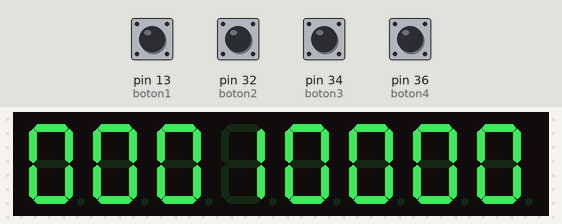
Recording of a sketch running on a simulated Arduino Mega 2560, built with avr-gcc and run on an emulated ATmega2560. Shown: 8-digit seven-segment display. Wiring (inferred from the names in the program): 8-digit 7-segment display, segments lit when HIGH: segments pin 2, pin 3, pin 4, pin 5, pin 6, pin 7, pin 8; digit selects pin 9, pin 10, pin 11, pin 12, pin 22, pin 24, pin 26, pin 28. Inputs (shaded band) come from the test bench; at power-on: pin 13 (boton1), pin 32 (boton2), pin 36 (boton4) HIGH, pin 34 (boton3) LOW. The segment pins are drawn as the display they are named for; what the sketch prints to the serial monitor is not drawn.

Above: at 1.2 s.
1.3 s: pin 13 (boton1) pulled LOW for 0.15 s
At 2.8 s:
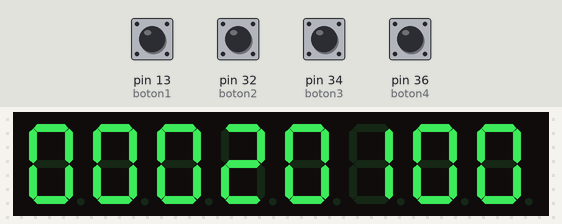
3.5 s: pin 36 (boton4) pulled LOW for 0.15 s
At 4.0 s:
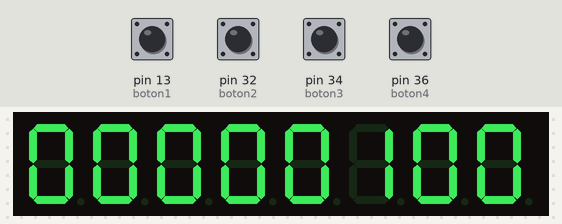
6.0 s: pin 32 (boton2) pulled LOW for 0.15 s
At 7.3 s:
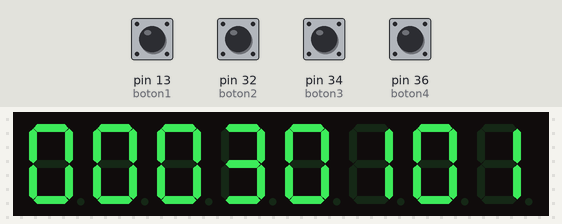
8.0 s: pin 36 (boton4) pulled LOW for 1 s
At 9.5 s:
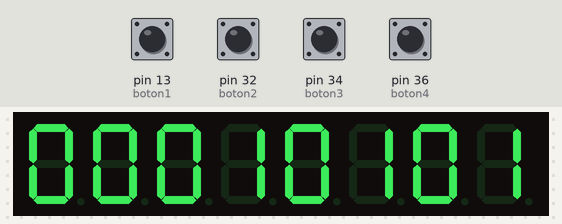
10.5 s: pin 13 (boton1) pulled LOW for 1 s
At 11.8 s:
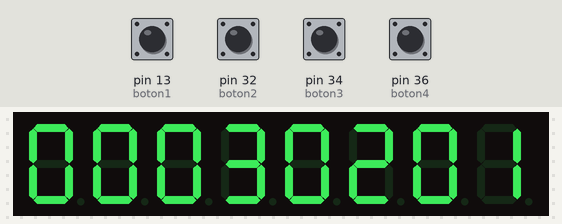
13.0 s: pin 32 (boton2) pulled LOW for 1 s
At 14.8 s:
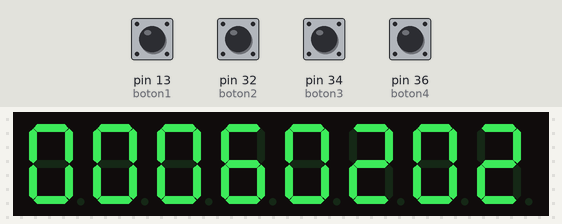
Timing chart, 0 to 16.3 s (numbered marks = the images above; inputs shaded):
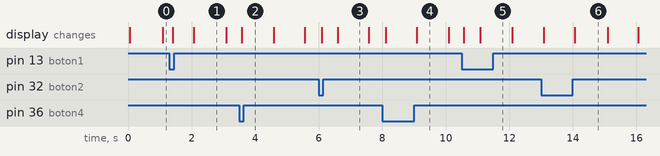

The sketch:

tablero.ino
```cpp
#include <TimeLib.h>
//Libreria que otorga el tiempo

int aa = 1850;

const int a = 2;
const int b = 3;
const int c = 4;
const int d = 5;
const int e = 6;
const int f = 7;
const int g = 8;
//Constantes para los 7 segmentos|

const int d1 = 9;
const int d2 = 10;
const int d3 = 11;
const int d4 = 12;
const int d5 = 22;
const int d6 = 24;
const int d7 = 26;
const int d8 = 28;
const int d9 = 30;
//Constantes para los 9 digitos

const int boton1 = 13;
int botonActual1 = 0;
int botonAnterior1 = 0;
//Puntuar P1

const int boton2 = 32;
int botonActual2 = 0;
int botonAnterior2 = 0;
//Puntuar P2

const int boton3 = 34;
int botonActual3 = 0;
int botonAnterior3 = 0;
//Pausa

const int boton4 = 36;
int botonActual4 = 0;
int botonAnterior4 = 0;
//Reset

//Constantes para los botones y sus estados correspondientes

int X = 0;
int segs = 0;
int mins = 0;
//Variables para el temporizador


int R_Decena = 0;
int R_Unidad = 0;
int R_Centena =0;
int R_Millar = 0;
int P1_Unidad =0;
int P1_Decena =0;
int P2_Unidad =0;
int P2_Decena =0;
int Cuartos = 0;
//Variables para los numeros en el display

void cero(){
  digitalWrite(a, HIGH);
  digitalWrite(b, HIGH);
  digitalWrite(c, HIGH);
  digitalWrite(d, HIGH);
  digitalWrite(e, HIGH);
  digitalWrite(f, HIGH);
  digitalWrite(g, LOW);
}//Funcion para dibujar un 0 en el display

void uno(){
  digitalWrite(a, LOW);
  digitalWrite(b, HIGH);
  digitalWrite(c, HIGH);
  digitalWrite(d, LOW);
  digitalWrite(e, LOW);
  digitalWrite(f, LOW);
  digitalWrite(g, LOW);
}//Funcion para dibujar un 1 en el display

void dos(){
  digitalWrite(a, HIGH);
  digitalWrite(b, HIGH);
  digitalWrite(c, LOW);
  digitalWrite(d, HIGH);
  digitalWrite(e, HIGH);
  digitalWrite(f, LOW);
  digitalWrite(g, HIGH);
}//Funcion para dibujar un 2 en el display

void tres(){
  digitalWrite(a, HIGH);
  digitalWrite(b, HIGH);
  digitalWrite(c, HIGH);
  digitalWrite(d, HIGH);
  digitalWrite(e, LOW);
  digitalWrite(f, LOW);
  digitalWrite(g, HIGH);
}//Funcion para dibujar un 3 en el display

void cuatro(){
  digitalWrite(a, LOW);
  digitalWrite(b, HIGH);
  digitalWrite(c, HIGH);
  digitalWrite(d, LOW);
  digitalWrite(e, LOW);
  digitalWrite(f, HIGH);
  digitalWrite(g, HIGH);
}//Funcion para dibujar un 4 en el display

void cinco(){
  digitalWrite(a, HIGH);
  digitalWrite(b, LOW);
  digitalWrite(c, HIGH);
  digitalWrite(d, HIGH);
  digitalWrite(e, LOW);
  digitalWrite(f, HIGH);
  digitalWrite(g, HIGH);
}//Funcion para dibujar un 5 en el display

void seis(){
  digitalWrite(a, HIGH);
  digitalWrite(b, LOW);
  digitalWrite(c, HIGH);
  digitalWrite(d, HIGH);
  digitalWrite(e, HIGH);
  digitalWrite(f, HIGH);
  digitalWrite(g, HIGH);
}//Funcion para dibujar un 6 en el display

void siete(){
  digitalWrite(a, HIGH);
  digitalWrite(b, HIGH);
  digitalWrite(c, HIGH);
  digitalWrite(d, LOW);
  digitalWrite(e, LOW);
  digitalWrite(f, LOW);
  digitalWrite(g, LOW);
}//Funcion para dibujar un 7 en el display

void ocho(){
  digitalWrite(a, HIGH);
  digitalWrite(b, HIGH);
  digitalWrite(c, HIGH);
  digitalWrite(d, HIGH);
  digitalWrite(e, HIGH);
  digitalWrite(f, HIGH);
  digitalWrite(g, HIGH);
}//Funcion para dibujar un 8 en el display

void nueve(){
  digitalWrite(a, HIGH);
  digitalWrite(b, HIGH);
  digitalWrite(c, HIGH);
  digitalWrite(d, HIGH);
  digitalWrite(e, LOW);
  digitalWrite(f, HIGH);
  digitalWrite(g, HIGH);
}//Funcion para dibujar un 9 en el display

void D1HIGH(){
  digitalWrite(d1, HIGH);
  digitalWrite(d2, LOW);
  digitalWrite(d3, LOW);
  digitalWrite(d4, LOW);
  digitalWrite(d5, LOW);
  digitalWrite(d6, LOW);
  digitalWrite(d7, LOW);
  digitalWrite(d8, LOW);
  digitalWrite(d9, LOW);
}//Funcion para encender el primer display

void D2HIGH(){
  digitalWrite(d1, LOW);
  digitalWrite(d2, HIGH);
  digitalWrite(d3, LOW);
  digitalWrite(d4, LOW);
  digitalWrite(d5, LOW);
  digitalWrite(d6, LOW);
  digitalWrite(d7, LOW);
  digitalWrite(d8, LOW);
  digitalWrite(d9, LOW);
}//Funcion para encender el segundo display

void D3HIGH(){
  digitalWrite(d1, LOW);
  digitalWrite(d2, LOW);
  digitalWrite(d3, HIGH);
  digitalWrite(d4, LOW);
  digitalWrite(d5, LOW);
  digitalWrite(d6, LOW);
  digitalWrite(d7, LOW);
  digitalWrite(d8, LOW);
  digitalWrite(d9, LOW);
}//Funcion para encender el tercer display

void D4HIGH(){
  digitalWrite(d1, LOW);
  digitalWrite(d2, LOW);
  digitalWrite(d3, LOW);
  digitalWrite(d4, HIGH);
  digitalWrite(d5, LOW);
  digitalWrite(d6, LOW);
  digitalWrite(d7, LOW);
  digitalWrite(d8, LOW);
  digitalWrite(d9, LOW);
}//Funcion para encender el cuarto display

void D5HIGH(){
  digitalWrite(d1, LOW);
  digitalWrite(d2, LOW);
  digitalWrite(d3, LOW);
  digitalWrite(d4, LOW);
  digitalWrite(d5, HIGH);
  digitalWrite(d6, LOW);
  digitalWrite(d7, LOW);
  digitalWrite(d8, LOW);
  digitalWrite(d9, LOW);
}//Funcion para encender el quinto display

void D6HIGH(){
  digitalWrite(d1, LOW);
  digitalWrite(d2, LOW);
  digitalWrite(d3, LOW);
  digitalWrite(d4, LOW);
  digitalWrite(d5, LOW);
  digitalWrite(d6, HIGH);
  digitalWrite(d7, LOW);
  digitalWrite(d8, LOW);
  digitalWrite(d9, LOW);
}//Funcion para encender el sexto display

void D7HIGH(){
  digitalWrite(d1, LOW);
  digitalWrite(d2, LOW);
  digitalWrite(d3, LOW);
  digitalWrite(d4, LOW);
  digitalWrite(d5, LOW);
  digitalWrite(d6, LOW);
  digitalWrite(d7, HIGH);
  digitalWrite(d8, LOW);
  digitalWrite(d9, LOW);
}//Funcion para encender el septimo display

void D8HIGH(){
  digitalWrite(d1, LOW);
  digitalWrite(d2, LOW);
  digitalWrite(d3, LOW);
  digitalWrite(d4, LOW);
  digitalWrite(d5, LOW);
  digitalWrite(d6, LOW);
  digitalWrite(d7, LOW);
  digitalWrite(d8, HIGH);
  digitalWrite(d9, LOW);
}//Funcion para encender el octavo display

void D9HIGH(){
  digitalWrite(d1, LOW);
  digitalWrite(d2, LOW);
  digitalWrite(d3, LOW);
  digitalWrite(d4, LOW);
  digitalWrite(d5, LOW);
  digitalWrite(d6, LOW);
  digitalWrite(d7, LOW);
  digitalWrite(d8, LOW);
  digitalWrite(d9, HIGH);
}//Funcion para encender el noveno display

void Digito1(){
    switch (R_Millar){
      case 0:
      cero();
      break;

      case 1:
      uno();
      break;

      case 2:
      dos();
      break;

      case 3:
      tres();
      break;

      case 4:
      cuatro();
      break;

      case 5:
      cinco();
      break;

      case 6:
      seis();
      break;

      case 7:
      siete();
      break;

      case 8:
      ocho();
      break;

      case 9:
      nueve();
      break;
  }
}//Funcion que selecciona que numero va a dibujarse en el primer display


void Digito2(){
    switch (R_Centena){
      case 0:
      cero();
      break;

      case 1:
      uno();
      break;

      case 2:
      dos();
      break;

      case 3:
      tres();
      break;

      case 4:
      cuatro();
      break;

      case 5:
      cinco();
      break;

      case 6:
      seis();
      break;

      case 7:
      siete();
      break;

      case 8:
      ocho();
      break;

      case 9:
      nueve();
      break;
  }
}//Funcion que selecciona que numero va a dibujarse en el segundo display

void Digito3(){
    switch (R_Decena){
      case 0:
      cero();
      break;

      case 1:
      uno();
      break;

      case 2:
      dos();
      break;

      case 3:
      tres();
      break;

      case 4:
      cuatro();
      break;

      case 5:
      cinco();
      break;

      case 6:
      seis();
      break;

      case 7:
      siete();
      break;

      case 8:
      ocho();
      break;

      case 9:
      nueve();
      break;
  }
}//Funcion que selecciona que numero va a dibujarse en el tercer display

void Digito4(){
    switch (R_Unidad){
      case 0:
      cero();
      break;

      case 1:
      uno();
      break;

      case 2:
      dos();
      break;

      case 3:
      tres();
      break;

      case 4:
      cuatro();
      break;

      case 5:
      cinco();
      break;

      case 6:
      seis();
      break;

      case 7:
      siete();
      break;

      case 8:
      ocho();
      break;

      case 9:
      nueve();
      break;
  }
}//Funcion que selecciona que numero va a dibujarse en el cuarto display

void Digito5(){
    switch (P1_Decena){
      case 0:
      cero();
      break;

      case 1:
      uno();
      break;

      case 2:
      dos();
      break;

      case 3:
      tres();
      break;

      case 4:
      cuatro();
      break;

      case 5:
      cinco();
      break;

      case 6:
      seis();
      break;

      case 7:
      siete();
      break;

      case 8:
      ocho();
      break;

      case 9:
      nueve();
      break;
  }
}//Funcion que selecciona que numero va a dibujarse en el quinto display

void Digito6(){
    switch (P1_Unidad){
      case 0:
      cero();
      break;

      case 1:
      uno();
      break;

      case 2:
      dos();
      break;

      case 3:
      tres();
      break;

      case 4:
      cuatro();
      break;

      case 5:
      cinco();
      break;

      case 6:
      seis();
      break;

      case 7:
      siete();
      break;

      case 8:
      ocho();
      break;

      case 9:
      nueve();
      break;
  }
}//Funcion que selecciona que numero va a dibujarse en el sexto display

void Digito7(){
    switch (P2_Decena){
      case 0:
      cero();
      break;

      case 1:
      uno();
      break;

      case 2:
      dos();
      break;

      case 3:
      tres();
      break;

      case 4:
      cuatro();
      break;

      case 5:
      cinco();
      break;

      case 6:
      seis();
      break;

      case 7:
      siete();
      break;

      case 8:
      ocho();
      break;

      case 9:
      nueve();
      break;
  }
}//Funcion que selecciona que numero va a dibujarse en el septimo display

void Digito8(){
    switch (P2_Unidad){
      case 0:
      cero();
      break;

      case 1:
      uno();
      break;

      case 2:
      dos();
      break;

      case 3:
      tres();
      break;

      case 4:
      cuatro();
      break;

      case 5:
      cinco();
      break;

      case 6:
      seis();
      break;

      case 7:
      siete();
      break;

      case 8:
      ocho();
      break;

      case 9:
      nueve();
      break;
  }
}//Funcion que selecciona que numero va a dibujarse en el octava display

void Digito9(){
    switch (Cuartos){
      case 0:
      cero();
      break;

      case 1:
      uno();
      break;

      case 2:
      dos();
      break;

      case 3:
      tres();
      break;

      case 4:
      cuatro();
      break;

      case 5:
      cinco();
      break;

      case 6:
      seis();
      break;

      case 7:
      siete();
      break;

      case 8:
      ocho();
      break;

      case 9:
      nueve();
      break;
  }
}//Funcion que selecciona que numero va a dibujarse en el octava display


void multiplex(){
    D1HIGH();
    Digito1();
    delayMicroseconds(aa);
    D2HIGH();
    Digito2();
    delayMicroseconds(aa);
    D3HIGH();
    Digito3();
    delayMicroseconds(aa);
    D4HIGH();
    Digito4();
    delayMicroseconds(aa);
    D5HIGH();
    Digito5();
    delayMicroseconds(aa);
    D6HIGH();
    Digito6();
    delayMicroseconds(aa);
    D7HIGH();
    Digito7();
    delayMicroseconds(aa);
    D8HIGH();
    Digito8();
    delayMicroseconds(aa);
    D9HIGH();
    Digito9();
    delayMicroseconds(aa);
}//Funcion encargada del multiplexado del display

void reloj(){
botonActual3 = digitalRead(boton3);
botonActual4 = digitalRead(boton4);

  time_t t = now();
  segs = second(t);
  mins = minute(t);

    if(segs <= 9){ //Unidad y Decena
    R_Unidad = segs;
    R_Decena = segs / 10;
  }
  else{
    R_Decena = segs / 10;
    R_Unidad = segs - R_Decena * 10;
  }//Separa el numero que entrega la libreria en dos digitos para mostrarlos en el display

    if(mins <= 9){ //Centena y Millar
    R_Centena = mins;
    R_Millar = mins / 10;
  }
  else{
    R_Millar = mins / 10;
    R_Centena = mins - R_Millar * 10;
  }//Separa el numero que entrega la libreria en dos digitos para mostrarlos en el display

  if(botonActual4 == 0 && botonAnterior4 == 1){
    setTime(0, 0, 0, 1, 1, 2021);
}//Boton Reset

  if(botonActual3 == HIGH && botonAnterior3 == LOW){
    X = 1 - X;
}
  if(X == 1){
    setTime(t);
  }//Boton pausa
}//Funcion encargada del temporizador y sus botones

void puntuarP1() {
botonActual1 = digitalRead(boton1);
  if(botonActual1 == 0 && botonAnterior1 == 1){
    P1_Unidad++;
    if(P1_Unidad >9){
      P1_Unidad = 0;
      P1_Decena++;
    }
    if(P1_Decena >9){
      P1_Decena = 0;
      P1_Unidad = 0;
    }
  }
}


void puntuarP2() {
botonActual2 = digitalRead(boton2);
  if(botonActual2 == 0 && botonAnterior2 == 1){
    P2_Unidad++;
    if(P2_Unidad >9){
      P2_Unidad = 0;
      P2_Decena++;
    }
    if(P2_Decena >9){
      P2_Decena = 0;
      P2_Unidad = 0;
    }
  }
}

void cuartos(){
  if (mins == 1 && segs == 0){
      Cuartos++;
  }
}


void setup(){
  for(int i=2; i <=12; i++){
    pinMode(i, OUTPUT);
    pinMode(22, OUTPUT);
    pinMode(24, OUTPUT);
    pinMode(26, OUTPUT);
    pinMode(28, OUTPUT);
    pinMode(13, INPUT);
    setTime(0, 0, 0, 1, 1, 2021);
    Serial.begin(9600);
  }
}

void loop(){
  multiplex();
  reloj();
  puntuarP1();
  puntuarP2();
  cuartos();
  botonAnterior1 = botonActual1;
  botonAnterior2 = botonActual2;
  botonAnterior3 = botonActual3;
  botonAnterior4 = botonActual4;
  Serial.print(Cuartos);
}
```

Measured:
- what the display in image 3 shows lasts 1.0 s, from 6.6 s to 7.6 s
